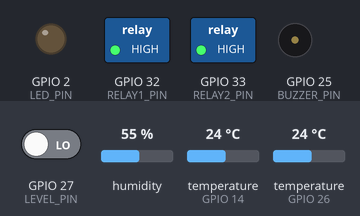
Bench run of a sketch on a simulated ESP32. Shown: switched loads named in the sketch (green lamp = pin HIGH), output pins drawn as LEDs (lit = HIGH), buzzer (waves = sounding). Inputs (shaded band) come from the test bench; at power-on: GPIO 27 (LEVEL_PIN) LOW, humidity 55 %, temperature (sensors on GPIO 14, GPIO 26) 24 °C. WiFi joins after 1.5 s; servers stay silent unless stated; uploads are accepted with an empty reply; what the sketch prints to the serial monitor is not drawn.

Above: at 0.8 s.
At 2.3 s:
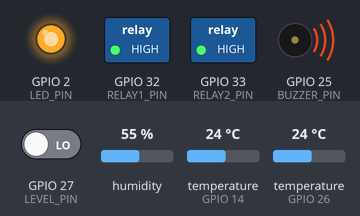
At 3.8 s:
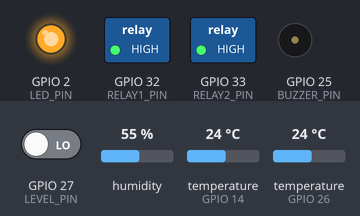
3.9 s: GPIO 27 (LEVEL_PIN) driven HIGH
14.0 s: GPIO 27 (LEVEL_PIN) driven LOW
Timing chart, 0 to 33.1 s (numbered marks = the images above; inputs shaded):
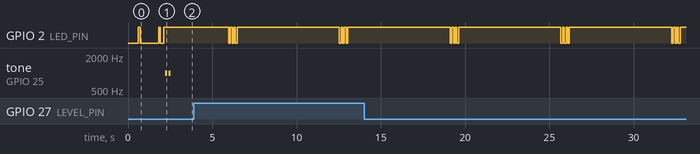

Measured:
- by itself, GPIO 2 (LED_PIN): repeats every 6.6 s: 2 × (HIGH 0.10 s, LOW 0.10 s), HIGH 6.1 s, LOW 0.10 s

The sketch:

univesp-pi-3-iot.ino
```cpp
#include <WiFi.h>
#include <ESPmDNS.h>
#include <WiFiUdp.h>
#include <ArduinoOTA.h>
#include <HTTPClient.h>
#include <ArduinoJson.h>
#include <DHT.h>
#include <OneWire.h>
#include <DallasTemperature.h>

// Configurações de Hardware
#define DHT_PIN          14
#define DHT_TYPE         DHT22
#define ONEWIRE_PIN      26
#define LEVEL_PIN        27
#define BUZZER_PIN       25
#define LED_PIN          2
#define RELAY1_PIN       32
#define RELAY2_PIN       33

// Constantes
bool KEEP_ON = true;
bool KEEP_OFF = false;

// Configurações de Rede
const char* WIFI_SSID     = "SSID";
const char* WIFI_PASSWORD = "PASSWD";
const String API_URL      = "https://plantio-74e808a068fc.herokuapp.com/update/";

// Intervalos
const unsigned long SENSOR_READ_INTERVAL = 5000; // 5 segundos
const unsigned long BUZZER_BEEP_DURATION = 100;
const unsigned long LED_BLINK_INTERVAL = 100;

// Objetos globais
DHT dht(DHT_PIN, DHT_TYPE);
OneWire oneWire(ONEWIRE_PIN);
DallasTemperature tempSensors(&oneWire);
WiFiClient wifiClient;

void setupHardware() {
  Serial.begin(115200);

  pinMode(LED_PIN, OUTPUT);
  pinMode(BUZZER_PIN, OUTPUT);
  pinMode(RELAY1_PIN, OUTPUT);
  pinMode(RELAY2_PIN, OUTPUT);
  pinMode(LEVEL_PIN, INPUT);

  digitalWrite(RELAY1_PIN, HIGH); // Inicia com relé desligado
  digitalWrite(RELAY2_PIN, HIGH);

  dht.begin();
  tempSensors.begin();
}

void setupOTA() {
  // Configuração básica do OTA
  ArduinoOTA.setHostname("ESP32-PlantIO"); // Nome do dispositivo na rede

  // Senha para proteção (opcional)
  ArduinoOTA.setPassword("OTAPASSWD");

  // Callbacks para status do OTA
  ArduinoOTA
    .onStart([]() {
      String type;
      if (ArduinoOTA.getCommand() == U_FLASH)
        type = "sketch";
      else
        type = "filesystem";
      Serial.println("Iniciando atualização OTA: " + type);
      digitalWrite(LED_PIN, LOW); // LED aceso durante atualização
    })
    .onEnd([]() {
      Serial.println("\nAtualização concluída!");
      digitalWrite(LED_PIN, HIGH);
    })
    .onProgress([](unsigned int progress, unsigned int total) {
      Serial.printf("Progresso: %u%%\r", (progress / (total / 100)));
    })
    .onError([](ota_error_t error) {
      Serial.printf("Erro[%u]: ", error);
      if (error == OTA_AUTH_ERROR) Serial.println("Autenticação falhou");
      else if (error == OTA_BEGIN_ERROR) Serial.println("Falha ao iniciar");
      else if (error == OTA_CONNECT_ERROR) Serial.println("Falha na conexão");
      else if (error == OTA_RECEIVE_ERROR) Serial.println("Falha na recepção");
      else if (error == OTA_END_ERROR) Serial.println("Falha ao finalizar");
      digitalWrite(LED_PIN, HIGH);
    });

  ArduinoOTA.begin();
  Serial.println("Atualização OTA (Over-The-Air) via Wi-Fi disponível.");
}

bool connectToWiFi() {
  Serial.print("\nConectando ao WiFi.");
  WiFi.disconnect(true);
  delay(100);
  WiFi.begin(WIFI_SSID, WIFI_PASSWORD);

  for (int i = 0; i < 10; i++) {
    if (WiFi.status() == WL_CONNECTED) {
      Serial.println(" Conectado!");
      Serial.printf("IP: %s MAC: %s\n", WiFi.localIP().toString().c_str(), WiFi.macAddress().c_str());

      // Inicializa OTA apenas após conexão Wi-Fi
      setupOTA();

      blinkLED(1, KEEP_ON);
      beepBuzzer(2, 1000);
      return true;
    }
    delay(500 * (i + 1));
    Serial.print(".");
    blinkLED(1, KEEP_OFF);
  }

  Serial.println("\nFalha na conexão!");
  beepBuzzer(1, 500);
  return false;
}

void readSensors(float& temperature, float& humidity, float& solutionTemp, bool& levelStatus) {
  temperature = dht.readTemperature();
  humidity = dht.readHumidity();
  tempSensors.requestTemperatures();
  solutionTemp = tempSensors.getTempCByIndex(0);
  levelStatus = digitalRead(LEVEL_PIN);

  Serial.printf("Temperatura: %.1f°C, Umidade: %.1f%%, Temp. Solução: %.1f°C, Nível: %s\n",
                temperature, humidity, solutionTemp, levelStatus ? "Alto" : "Baixo");
}

void sendDataToServer(float temperature, float humidity, float tempSolution, bool levelSolution) {
  HTTPClient http;
  http.begin(API_URL.c_str());
  http.addHeader("Content-Type", "application/json");

  JsonDocument doc;
  doc["mac"] = WiFi.macAddress();

  JsonArray sensors = doc.createNestedArray("sensors");
  if (!isnan(temperature)) {
    addSensorData(sensors, "tmpA", temperature);
  }
  if (!isnan(humidity)) {
    addSensorData(sensors, "umdA", humidity);
  }
  if (tempSolution != DEVICE_DISCONNECTED_C) {
    addSensorData(sensors, "tmpS", tempSolution);
  }
  // Status do nível (1=alto, 0=baixo)
  addSensorData(sensors, "levS", levelSolution ? 1.0 : 0.0);

  String json;
  serializeJson(doc, json);

  int httpCode = http.POST(json);
  if (httpCode == HTTP_CODE_OK) {
    handleServerResponse(http.getString());
    blinkLED(3, KEEP_ON); // Feedback visual
  } else {
    Serial.println("Erro na requisição HTTP");
  }

  http.end();
}

void addSensorData(JsonArray& array, const char* type, float value) {
  JsonObject sensor = array.createNestedObject();
  sensor["type"] = type;
  sensor["value"] = value;
}

void handleServerResponse(const String& response) {
  JsonDocument doc;
  deserializeJson(doc, response);

  // Controle de relés
  digitalWrite(RELAY1_PIN, doc["light"] ? LOW : HIGH);
  digitalWrite(RELAY2_PIN, doc["pump"] ? LOW : HIGH);

  // Verificação de limites
  checkLimits(doc["tmpA"], doc["tmpA_min"], doc["tmpA_max"], "Temperatura ambiente");
  checkLimits(doc["umdA"], doc["umdA_min"], doc["umdA_max"], "Umidade");
  checkLimits(doc["tmpS"], doc["tmpS_min"], doc["tmpS_max"], "Temperatura da solução");
  checkLimits(doc["levS"], doc["levS_min"], doc["levS_max"], "Nível da solução");
}

void checkLimits(float value, float min, float max, const char* sensorName) {
  if (value < min || value > max) {
    Serial.printf("%s fora da faixa ideal!\n", sensorName);
    beepBuzzer(3, 1000);
  }
}

void beepBuzzer(int times, int frequency) {
  for (int i = 0; i < times; i++) {
    tone(BUZZER_PIN, frequency, BUZZER_BEEP_DURATION);
    delay(BUZZER_BEEP_DURATION);
    noTone(BUZZER_PIN);
    delay(BUZZER_BEEP_DURATION);
  }
}

void blinkLED(int times, bool keepOn) {
  for (int i = 0; i < times; i++) {
    digitalWrite(LED_PIN, keepOn ? LOW : HIGH);
    delay(LED_BLINK_INTERVAL);
    digitalWrite(LED_PIN, keepOn ? HIGH : LOW);
    delay(LED_BLINK_INTERVAL);
  }
}

void setup() {
  setupHardware();
  connectToWiFi();
}

void loop() {
  // Verifica atualizações OTA
  ArduinoOTA.handle();

  static unsigned long lastReadTime = 0;

  if (millis() - lastReadTime >= SENSOR_READ_INTERVAL) {
    if (WiFi.status() == WL_CONNECTED) {
      float temperature, humidity, tempSolution;
      bool levelSolution;
      readSensors(temperature, humidity, tempSolution, levelSolution);
      sendDataToServer(temperature, humidity, tempSolution, levelSolution);
    } else {
      connectToWiFi();
    }
    lastReadTime = millis();
  }
}
```
